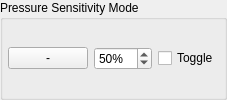
               <widget class="QGroupBox" name="gb_pressure_intensity">
                <property name="title">
                 <string>Pressure Sensitivity Mode</string>
                </property>
                <layout class="QHBoxLayout" name="pressure_intensity_layout" stretch="2,1,1">
                 <property name="leftMargin">
                  <number>5</number>
                 </property>
                 <property name="topMargin">
                  <number>5</number>
                 </property>
                 <property name="rightMargin">
                  <number>5</number>
                 </property>
                 <property name="bottomMargin">
                  <number>5</number>
                 </property>
                 <item>
                  <widget class="QPushButton" name="b_pressure_intensity">
                   <property name="text">
                    <string>-</string>
                   </property>
                  </widget>
                 </item>
                 <item>
                  <widget class="QSpinBox" name="sb_pressure_intensity">
                   <property name="suffix">
                    <string>%</string>
                   </property>
                   <property name="maximum">
                    <number>100</number>
                   </property>
                   <property name="value">
                    <number>50</number>
                   </property>
                  </widget>
                 </item>
                 <item>
                  <widget class="QCheckBox" name="cb_pressure_intensity_toggle_mode">
                   <property name="text">
                    <string>Toggle</string>
                   </property>
                  </widget>
                 </item>
                </layout>
               </widget>
